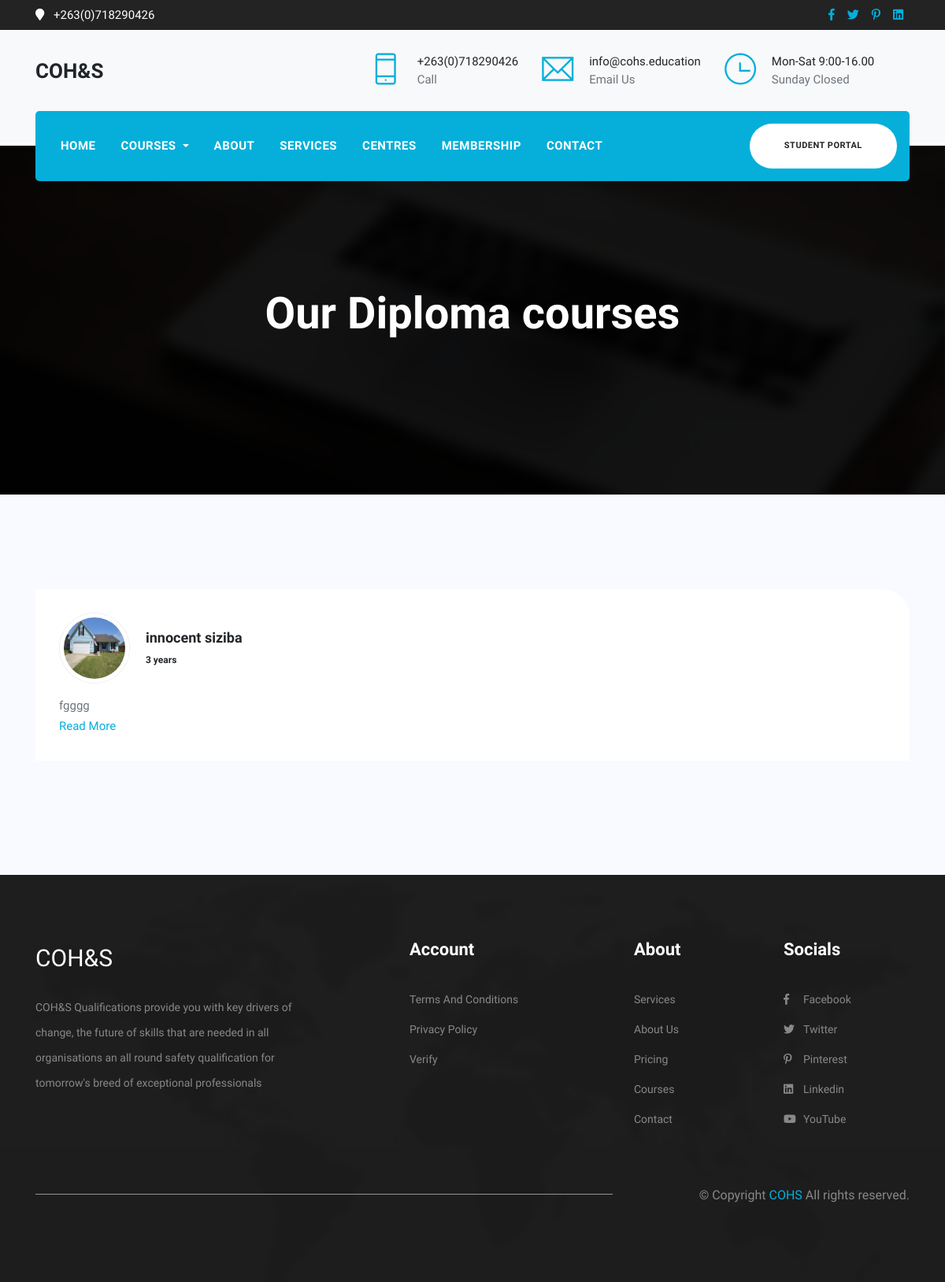
/diploma_courses, run on the app's committed database.
### school_front/models.py (models this page shows, shortened)
class Course(models.Model):
    course_category = (
     ('cpd_training', 'cpd_training'),
     ('diploma', 'diploma'),
     ('short', 'short'),
     )
    category = models.CharField(
        choices=course_category,
        default='diploma',
        max_length=30)
    course_thumbnail = models.ImageField(upload_to='cars',default='default.png')
    name = models.CharField(max_length=40)
    description = models.TextField(max_length=100)
    course_short_decsrpition = models.CharField(max_length=1000, blank=True)

### school_front/views.py (the view)
# urls.py: path('diploma_courses', views.diploma_courses,name='diploma_courses'),
def diploma_courses(request):
    courses = Course.objects.filter(category='diploma')
    context = {
        'courses' : courses,
    }
    return render(request,"school_front/diploma_course.html",context)

### school_front/templates/school_front/diploma_course.html (shortened to what this page needs)
{% extends 'school_front/base.html' %}
{% block content %}
{% load static  %}
    <section class="page-banner-area page-about">
        <div class="overlay"></div>
        <div class="container">
            <div class="row justify-content-center">
                <div class="col-lg-9 col-md-12 col-12 text-center">
                    <div class="page-banner-content">
                        <h1 class="display-4 font-weight-bold">Our Diploma courses</h1>
                    </div>
                </div>
            </div>
        </div>
    </section>
<section class="section" id="section-testimonial">
        <div class="container">
           <div class="row align-items-center">
                <div class="col-lg-12 col-sm-12 col-md-12">
                    <div class="row">
                        <div class="col-lg-12">
                            {%  for course in courses %}
                            <div class="test-inner ">
                               <div class="test-author-thumb d-flex">
                                   <img src="{{  course.course_thumbnail.url }}" alt="course_thumbnail" class="img-fluid">
                                   <div class="test-author-info">
                                       <h4>{{ course.name }}</h4>
                                       <h6>3 years</h6>
                                   </div>
                               </div>
                               {{ course.description }}
                                 <br>
                                <a href="{%   url 'course_detail' course.id %}" class="read-more">Read More</a>
                            </div>
                            {%  endfor %}
                        </div>
                    </div>
                    </div>
                </div>
            </div>
    </section>
 {% endblock content %}

### school_front/static/school_front/css/style.css (style rules this page uses)
html { font-family: sans-serif; line-height: 1.15; -webkit-text-size-adjust: 100%; -ms-text-size-adjust: 100%; -ms-overflow-style: scrollbar; -webkit-tap-highlight-color: rgba(0, 0, 0, 0); }
body { font-family: "Muli", sans-serif; font-size: 15px; line-height: 1.75; margin: 0; text-align: left; background-color: #fff; font-weight: 400; color: #6c757d; }
.h1, .h2, .h3, .h4, .h5, .h6, h1, h2, h3, h4, h5, h6 { font-family: "Muli", sans-serif; font-weight: 700; line-height: 1.35; margin-bottom: .5rem; color: #212529; }
.h1, h1 { font-size: 2.125rem; line-height: 40px; }
.h4, h4 { font-size: 1.125rem; }
.h6, h6 { font-size: .75rem; }
img { vertical-align: middle; border-style: none; }
.section { position: relative; padding: 8.125rem 0; }
@media (min-width: 768px) { .section { padding: 7.5rem 0; } }
a { color:rgb(5, 175 , 218); }
.page-banner-area { padding: 180px 0px; }
.page-about { position: relative; padding: 180px 0px; background: url("../images/banner/about.jpg") fixed 50% 50% no-repeat; background-size: cover; }
.page-banner-content h1 { color: #fff; }
.overlay { position: absolute; left: 0; top: 0; width: 100%; height: 100%; background: rgba(0, 0, 0, 0.92); }
#section-testimonial { padding-bottom: 120px; background: #F9FAFF; }
.test-inner { position: relative; padding: 30px; background: #fff; border-top-right-radius: 35px; margin-bottom: 25px; transition: all .7s ease; }
.test-author-thumb { margin-bottom: 15px; }
.test-author-thumb img { width: 90px; height: 90px; border-radius: 100%; border: 1px dotted #ddd; padding: 5px; }
.test-author-info { margin-left: 20px; margin-top: 20px; }

### data on the page
Course: course_thumbnail (picture), name "innocent siziba", description "fgggg"
